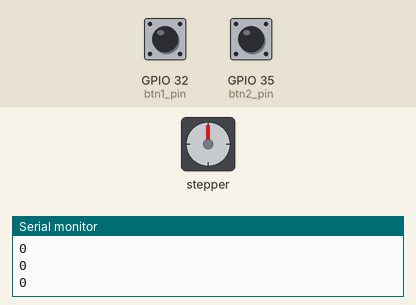
This sketch was run on a simulated ESP32. Shown: stepper motor, the last lines printed to the serial monitor. The test bench sets the inputs (shaded band); at power-on: GPIO 32 (btn1_pin) LOW, GPIO 35 (btn2_pin) LOW. Stepper angles assume 2048 steps per turn.

Above: at 1.2 s.
1.3 s: GPIO 32 (btn1_pin) pulled HIGH for 1 s
At 1.71 s:
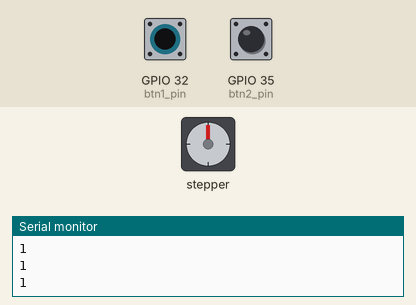
3.8 s: GPIO 35 (btn2_pin) pulled HIGH for 3.2 s
At 4.09 s:
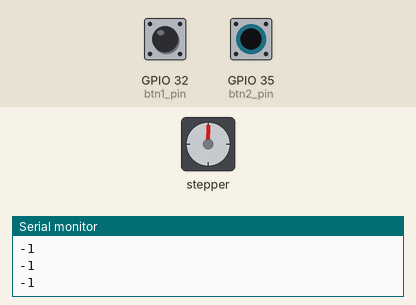
8.5 s: GPIO 35 (btn2_pin) pulled HIGH for 1 s
At 8.83 s:
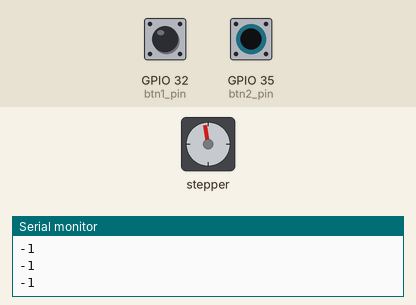
11.0 s: GPIO 35 (btn2_pin) pulled HIGH for 3.2 s
At 15.2 s:
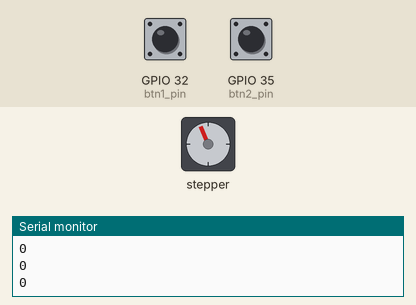
15.7 s: GPIO 32 (btn1_pin) pulled HIGH for 3.2 s
At 16.01 s:
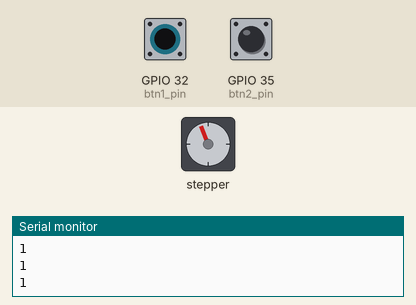
Timing chart, 0 to 20.3 s (numbered marks = the images above; inputs shaded):
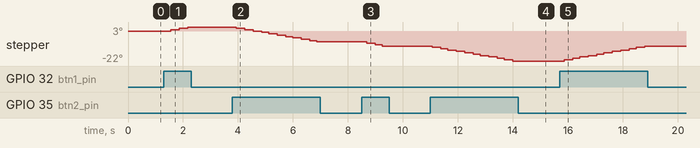

The sketch:

HW4-3.ino
```cpp
#include <Stepper.h> //引入步進馬達函示庫

const int stepsPerRevolution = 2048;  //此馬達轉一圈為2048步
const int RPM = 20; //馬達旋轉速度
const int btn1_pin = 32, btn2_pin = 35;
int cc=0;
//宣告Stepper物件，的步數和引腳
//引角依序對應驅動版的1N1、1N3、1N2、1N4
Stepper myStepper(stepsPerRevolution, 13, 14, 12, 27);

void setup() {
  Serial.begin(115200);
  myStepper.setSpeed(RPM);  //設定馬達轉速
  pinMode(btn1_pin,INPUT);
  pinMode(btn2_pin,INPUT);
}

void loop() {
   cc=digitalRead(btn1_pin)-digitalRead(btn2_pin);
  myStepper.step(cc);
  delay(50);
  Serial.println(cc);
}
```

Measured:
- after the input at 3.8 s, stepper: turns 11° counter-clockwise in 2.9 s, starting after 0.14 s
- after the input at 11.0 s, stepper: turns 11° counter-clockwise in 2.9 s, starting after 0.06 s
- after the input at 15.7 s, stepper: turns 11° clockwise in 2.9 s, starting after 0.16 s
